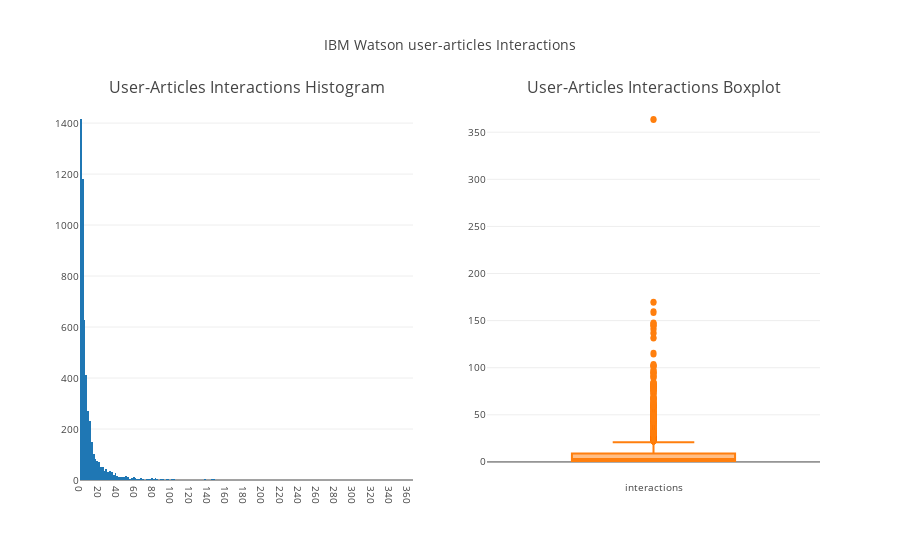

The cell this chart's notebook holds for it:
### Code cell
trace_0 = go.Box(
    y=user_articles, 
    name='interactions'
)

trace_1 = go.Histogram(
            x=user_articles,
            name='interactions',
)


subplot_titles = ('User-Articles Interactions Histogram', 'User-Articles Interactions Boxplot')
fig = tools.make_subplots(rows=1, cols=2, subplot_titles=subplot_titles)

fig.append_trace(trace_1, 1, 1)
fig.append_trace(trace_0, 1, 2)


layout = go.Layout(
    title='IBM Watson user-articles Interactions',
    xaxis = dict(ticks='', nticks=36, automargin=True),
    yaxis = dict(ticks='', automargin=True), 
    font=dict(size=10), showlegend=False
)

fig['layout'].update(layout)
#py.iplot(fig, filename='IBM Watson user-articles interactions')

plotly.offline.iplot(fig)

### Figure 1 — Plotly figure (JSON) as saved in the notebook; plotly's stock layout.template omitted (floating-point values rounded to 4 significant figures; data arrays with more than 128 entries replaced by an {"elided": "..."} marker saying what was removed)
{"data": [{"name": "interactions", "type": "histogram", "uid": "f48861b4-7099-47aa-9357-a9683019eaa6", "x": {"elided": "5148 int values"}, "xaxis": "x", "yaxis": "y"}, {"name": "interactions", "type": "box", "uid": "52429cdb-27b4-41ad-b2b1-5c4f412b1cb8", "xaxis": "x2", "y": {"elided": "5148 int values"}, "yaxis": "y2"}], "layout": {"annotations": [{"font": {"size": 16}, "showarrow": false, "text": "User-Articles Interactions Histogram", "x": 0.225, "xanchor": "center", "xref": "paper", "y": 1, "yanchor": "bottom", "yref": "paper"}, {"font": {"size": 16}, "showarrow": false, "text": "User-Articles Interactions Boxplot", "x": 0.775, "xanchor": "center", "xref": "paper", "y": 1, "yanchor": "bottom", "yref": "paper"}], "font": {"size": 10}, "showlegend": false, "title": {"text": "IBM Watson user-articles Interactions"}, "xaxis": {"anchor": "y", "automargin": true, "domain": [0, 0.45], "nticks": 36, "ticks": ""}, "xaxis2": {"anchor": "y2", "domain": [0.55, 1]}, "yaxis": {"anchor": "x", "automargin": true, "domain": [0, 1], "ticks": ""}, "yaxis2": {"anchor": "x2", "domain": [0, 1]}}}
